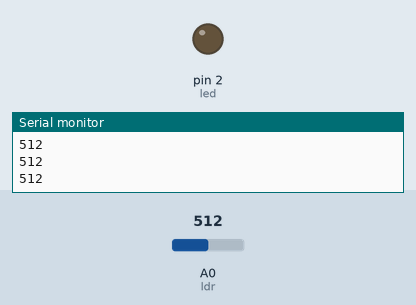
Bench run of a sketch on a simulated Arduino Uno, built with avr-gcc and run on an emulated ATmega328P. Parts: output pins drawn as LEDs (lit = HIGH), the last lines printed to the serial monitor. The inputs (shaded band) are chosen by the test bench; at power-on: A0 (ldr) = 512.

Above: at 1.2 s.
1.3 s: A0 (ldr) set to 209
2.8 s: A0 (ldr) set to 186
At 3.7 s:
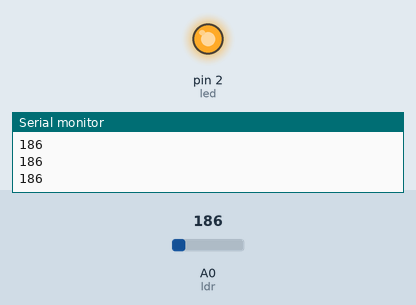
4.3 s: A0 (ldr) set to 210
At 5.0 s:
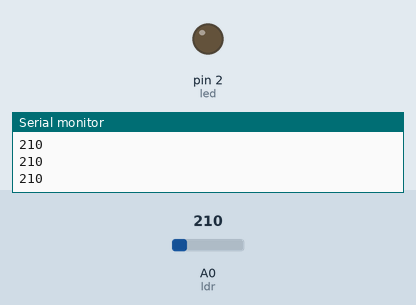
5.8 s: A0 (ldr) set to 190
At 6.3 s:
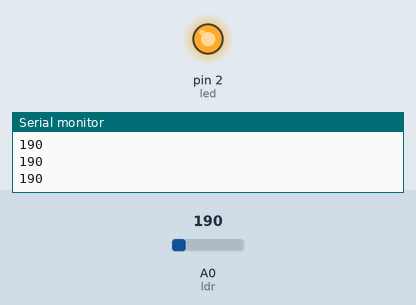
Timing chart, 0 to 8.3 s (numbered marks = the images above; inputs shaded):
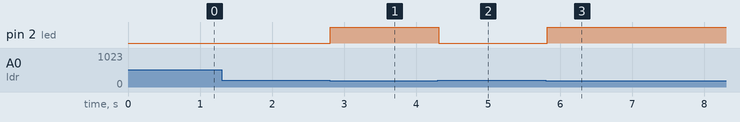

The sketch:

LDR.ino
```cpp
  int led = 2;
  int ldr=0;

void setup() {

pinMode(led,OUTPUT);
pinMode(ldr,INPUT);
Serial.begin(9600);
}

void loop() {
int ldrvalue= analogRead(ldr);
Serial.println(ldrvalue);
if(ldrvalue<200){

  digitalWrite(led,HIGH);
}
else{
  digitalWrite(led,LOW);
}
delay(100);
}
```

Measured:
- the behaviour switches between 200 and 199 on A0 (ldr) (found by bisection; images 0 and 1)
- after the input at 2.8 s, pin 2 (led): LOW → HIGH at once
- after the input at 4.3 s, pin 2 (led): HIGH → LOW at once
- after the input at 5.8 s, pin 2 (led): LOW → HIGH at once
